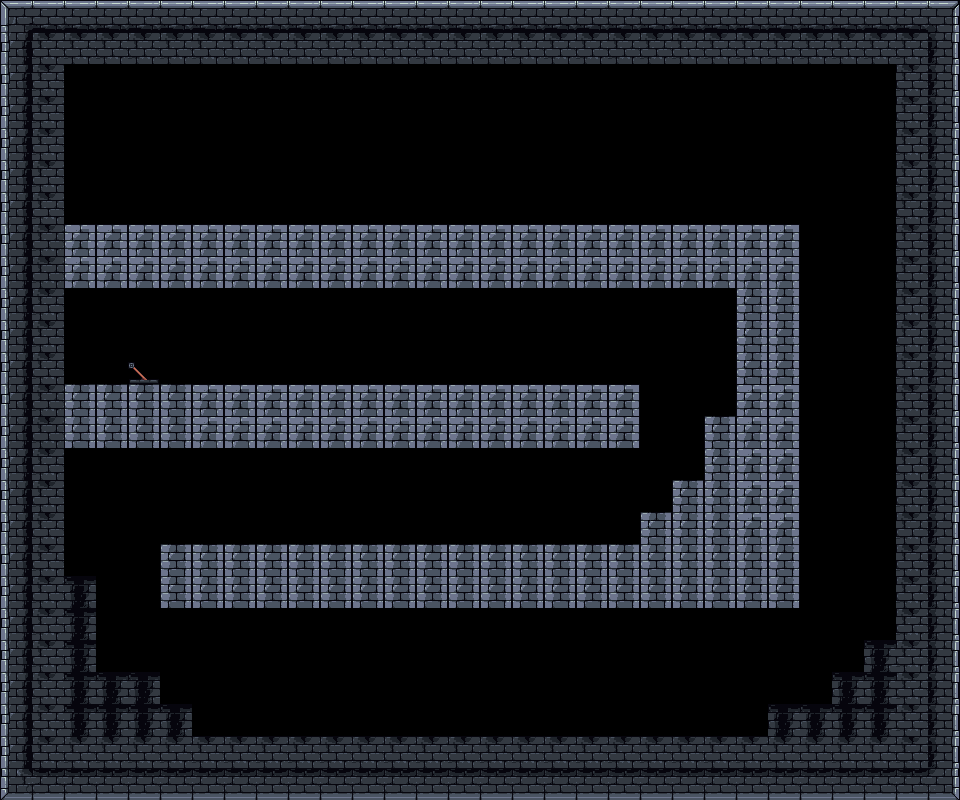

A 2D game scene composited from a Tiled map and its tileset images. What follows is a short description and the map's XML, with every tile layer's data as written:
An orthogonal 30x25 tile map with 32x32 px tiles, 1 tile layer (map) and 1 object.

<map version="1.10" tiledversion="1.11.2" orientation="orthogonal" renderorder="right-down" width="30" height="25" tilewidth="32" tileheight="32" infinite="0" nextlayerid="5" nextobjectid="15">
 <tileset firstgid="1" name="CastleTiles" tilewidth="32" tileheight="32" tilecount="56" columns="8">
  <image source="assets/tiles/CastleTiles.png" width="256" height="224" />
 </tileset>
 <layer id="1" name="map" width="30" height="25">
  <data encoding="csv">
1,2,2,2,2,2,2,2,2,2,2,2,2,2,2,2,2,2,2,2,2,2,2,2,2,2,2,2,2,3,
9,28,28,28,28,28,28,28,28,28,28,28,28,28,28,28,28,28,28,28,28,28,28,28,28,28,28,28,28,11,
9,28,0,0,0,0,0,0,0,0,0,0,0,0,0,0,0,0,0,0,0,0,0,0,0,0,0,0,28,11,
9,28,0,0,0,0,0,0,0,0,0,0,0,0,0,0,0,0,0,0,0,0,0,0,0,0,0,0,28,11,
9,28,0,0,0,0,0,0,0,0,0,0,0,0,0,0,0,0,0,0,0,0,0,0,0,0,0,0,28,11,
9,28,0,0,0,0,0,0,0,0,0,0,0,0,0,0,0,0,0,0,0,0,0,0,0,0,0,0,28,11,
9,28,0,0,0,0,0,0,0,0,0,0,0,0,0,0,0,0,0,0,0,0,0,0,0,0,0,0,28,11,
9,28,4,4,4,4,4,4,4,4,4,4,4,4,4,4,4,4,4,4,4,4,4,4,4,0,0,0,28,11,
9,28,4,4,4,4,4,4,4,4,4,4,4,4,4,4,4,4,4,4,4,4,4,4,4,0,0,0,28,11,
9,28,0,0,0,0,0,0,0,0,0,0,0,0,0,0,0,0,0,0,0,0,0,12,12,0,0,0,28,11,
9,28,0,0,0,0,0,0,0,0,0,0,0,0,0,0,0,0,0,0,0,0,0,12,12,0,0,0,28,11,
9,28,0,0,7,0,0,0,0,0,0,0,0,0,0,0,0,0,0,0,0,0,0,12,12,0,0,0,28,11,
9,28,12,12,12,12,4,4,4,4,4,4,4,4,4,4,4,4,4,4,0,0,0,4,4,0,0,0,28,11,
9,28,12,12,12,12,4,4,4,4,4,4,4,4,4,4,4,4,4,4,0,0,12,4,4,0,0,0,28,11,
9,28,0,0,0,0,0,0,0,0,0,0,0,0,0,0,0,0,0,0,0,0,12,4,4,0,0,0,28,11,
9,28,0,0,0,0,0,0,0,0,0,0,0,0,0,0,0,0,0,0,0,12,12,4,4,0,0,0,28,11,
9,28,0,0,0,0,0,0,0,0,0,0,0,0,0,0,0,0,0,0,12,12,12,4,4,0,0,0,28,11,
9,28,0,0,0,12,12,12,12,12,12,12,12,12,12,12,12,12,12,12,12,12,12,12,12,0,0,0,28,11,
9,28,20,0,0,12,12,12,12,12,12,12,12,12,12,12,12,12,12,12,12,12,12,12,12,0,0,0,28,11,
9,28,20,0,0,0,0,0,0,0,0,0,0,0,0,0,0,0,0,0,0,0,0,0,0,0,0,0,28,11,
9,28,20,0,0,0,0,0,0,0,0,0,0,0,0,0,0,0,0,0,0,0,0,0,0,0,0,20,28,11,
9,28,20,20,20,0,0,0,0,0,0,0,0,0,0,0,0,0,0,0,0,0,0,0,0,0,20,20,28,11,
9,28,20,20,20,20,0,0,0,0,0,0,0,0,0,0,0,0,0,0,0,0,0,0,20,20,20,20,28,11,
9,28,28,28,28,28,28,28,28,28,28,28,28,28,28,28,28,28,28,28,28,28,28,28,28,28,28,28,28,11,
17,18,18,18,18,18,18,18,18,18,18,18,18,18,18,18,18,18,18,18,18,18,18,18,18,18,18,18,18,19
</data>
 </layer>
 <objectgroup id="3" name="exit">
  <object id="13" x="120.583" y="341.982" width="46.4542" height="46.4542" />
 </objectgroup>
 <objectgroup id="4" name="enemy" />
</map>
